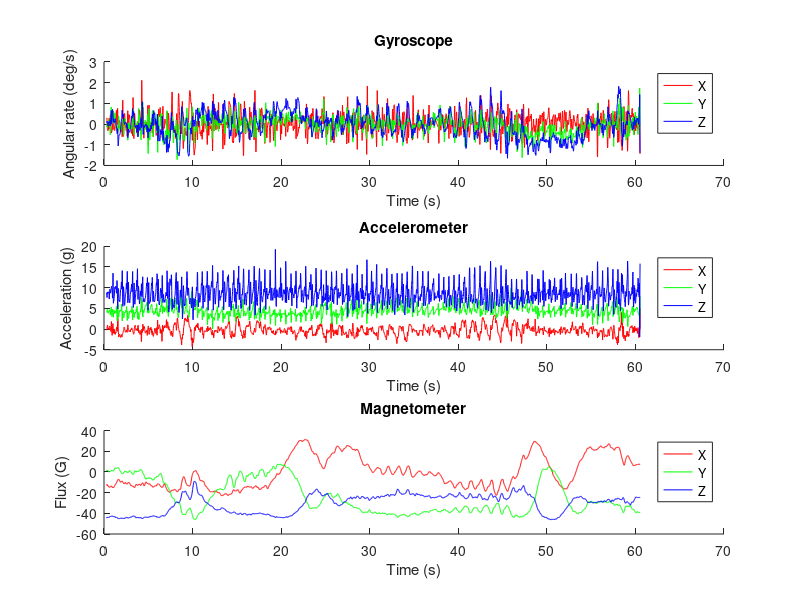

This chart was generated by the following MATLAB code: (Note: this script raises an error after producing the figure.)
% ExampleScript.m
%
% This script demonstrates use of the MadgwickAHRS and MahonyAHRS algorithm
% classes with example data. ExampleData.mat contains calibrated gyroscope,
% accelerometer and magnetometer data logged from an AHRS device (x-IMU)
% while it was sequentially rotated from 0 degrees, to +90 degree and then
% to -90 degrees around the X, Y and Z axis.  The script first plots the
% example sensor data, then processes the data through the algorithm and
% plots the output as Euler angles.
%
% Note that the Euler angle plot shows erratic behaviour in phi and psi
% when theta approaches �90 degrees. This due to a singularity in the Euler
% angle sequence known as 'Gimbal lock'.  This issue does not exist for a
% quaternion or rotation matrix representation.
%
% Date          Author          Notes
% 28/09/2011    SOH Madgwick    Initial release
% 13/04/2012    SOH Madgwick    deg2rad function no longer used
% 06/11/2012    Seb Madgwick    radian to degrees calculation corrected

%% Start of script

addpath('quaternion_library');      % include quaternion library
close all;                          % close all figures
clear;                              % clear all variables
clc;                                % clear the command terminal

%% Import and plot sensor data

%load('11_5flat_trial2.mat');
%load('11_5vertical_trial2.mat');
load('11_20benign2.mat');
load('11_20sophattack2.mat');
figure('Name', 'Sensor Data');
axis(1) = subplot(3,1,1);
hold on;
plot(time, gyroscope_calibrated(:,1), 'r');
plot(time, gyroscope_calibrated(:,2), 'g');
plot(time, gyroscope_calibrated(:,3), 'b');
legend('X', 'Y', 'Z');
xlabel('Time (s)');
ylabel('Angular rate (deg/s)');
title('Gyroscope');
hold off;
axis(2) = subplot(3,1,2);
hold on;
plot(time, accelerometer(:,1), 'r');
plot(time, accelerometer(:,2), 'g');
plot(time, accelerometer(:,3), 'b');
legend('X', 'Y', 'Z');
xlabel('Time (s)');
ylabel('Acceleration (g)');
title('Accelerometer');
hold off;
axis(3) = subplot(3,1,3);
hold on;
plot(time, magnetometer_calibrated(:,1), 'r');
plot(time, magnetometer_calibrated(:,2), 'g');
plot(time, magnetometer_calibrated(:,3), 'b');
legend('X', 'Y', 'Z');
xlabel('Time (s)');
ylabel('Flux (G)');
title('Magnetometer');
hold off;
linkaxes(axis, 'x');

%% Process sensor data through algorithm

AHRS = MadgwickAHRS('SamplePeriod', 1/256, 'Beta', 0.1);
% AHRS = MahonyAHRS('SamplePeriod', 1/256, 'Kp', 0.5);

quaternion = zeros(length(time), 4);
for t = 1:length(time)
    AHRS.Update(gyroscope_calibrated(t,:), accelerometer(t,:), magnetometer_calibrated(t,:));	% gyroscope units must be radians
    quaternion(t, :) = AHRS.Quaternion;
end
quaternion_1 = zeros(length(time_1), 4);
for t = 1:length(time_1)
    AHRS.Update(gyroscope_calibrated_1(t,:), accelerometer_1(t,:), magnetometer_calibrated_1(t,:));	% gyroscope units must be radians
    quaternion_1(t, :) = AHRS.Quaternion;
end
%% Plot algorithm output as Euler angles
% The first and third Euler angles in the sequence (phi and psi) become
% unreliable when the middle angles of the sequence (theta) approaches �90
% degrees. This problem commonly referred to as Gimbal Lock.
% See: http://en.wikipedia.org/wiki/Gimbal_lock

%mapping both different quaternions
%euler = quatern2euler(quaternConj(quaternion)) * (180/pi);	% use conjugate for sensor frame relative to Earth and convert to degrees.
euler=quaternion*(180/pi)
%euler_1 = quatern2euler(quaternConj(quaternion_1)) * (180/pi);	% use conjugate for sensor frame relative to Earth and convert to degrees.
euler_1=quaternion_1*(180/pi)

figure('Name', 'Euler Angles before orientation');
axis(1) = subplot(3,1,1);
hold on;
plot(time, euler(:,2));
plot(time_1, euler_1(:,2));
xlabel('Time (s)');
ylabel('roll');
%legend('attack', 'actual');
hold off;
axis(2) = subplot(3,1,2);
hold on;
plot(time, euler(:,3));
plot(time_1, euler_1(:,3));
xlabel('Time (s)');
ylabel('pitch');
legend('normal', 'attacker');
hold off;
axis(3) = subplot(3,1,3);
hold on;
plot(time, euler(:,4));
plot(time_1, euler_1(:,4));
%title('Euler angles');
xlabel('Time (s)');
ylabel('yaw');
%legend('horizontal', 'vertical');
hold off;

%% making second quaternion orient to first's frame of reference


if(length(quaternion)<length(quaternion_1))
    quaternion_1=quaternion_1(1:length(quaternion),:);
else
    if(length(quaternion)>length(quaternion_1))
        quaternion=quaternion(1:length(quaternion_1),:);
        time=time_1;
    end
end
relative_or=quaternion_1.*quaternion;
%quaternion_1=(quaternion.*inv);
quaternion_1=(quaternion_1.*relative_or);
%euler = quatern2euler(quaternConj(quaternion)) * (180/pi);	% use conjugate for sensor frame relative to Earth and convert to degrees.
euler=quaternion*(180/pi)
%euler_1 = quatern2euler(quaternConj(quaternion_1)) * (180/pi);	% use conjugate for sensor frame relative to Earth and convert to degrees.
euler_1=quaternion_1*(180/pi)

%mapping oriented quaternions
figure('Name', 'Euler Angles after orientation');
axis(1) = subplot(3,1,1);
hold on;
plot(time, euler(:,2));
plot(time, euler_1(:,2));
xlabel('Time (s)');
ylabel('roll');
%legend('horizontal', 'vertical');
hold off;
axis(2) = subplot(3,1,2);
hold on;
plot(time, euler(:,3));
plot(time, euler_1(:,3));
xlabel('Time (s)');
ylabel('pitch');
%legend('horizontal', 'vertical');
hold off;
axis(3) = subplot(3,1,3);
hold on;
plot(time, euler(:,4));
plot(time, euler_1(:,4));
%title('Euler angles');
xlabel('Time (s)');
ylabel('yaw)');
%legend('horizontal', 'vertical');
hold off;



%figure('Name', 'Rotation');
%hold on;
%plot(time_1, relative_or(:,1), 'r');
%plot(time_1, relative_or(:,2), 'g');
%plot(time_1, relative_or(:,3), 'b');
%legend('\phi', '\theta', '\psi');
%xlabel('Time (s)');
%ylabel('Angular rate (deg/s)');
%title('Rotation angle');
%hold off;
%% End of script